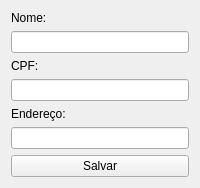
<?xml version="1.0" encoding="UTF-8"?>
<ui version="4.0">
 <class>CustomerForm</class>
 <widget class="QWidget" name="CustomerForm">
  <property name="windowTitle">
   <string>Cadastrar Cliente</string>
  </property>
  <layout class="QVBoxLayout" name="verticalLayout">
    <item>
     <widget class="QLabel" name="lblNome">
      <property name="text">
       <string>Nome:</string>
      </property>
     </widget>
    </item>
    <item>
     <widget class="QLineEdit" name="txtNome"/>
    </item>
    <item>
     <widget class="QLabel" name="lblCPF">
      <property name="text">
       <string>CPF:</string>
      </property>
     </widget>
    </item>
    <item>
     <widget class="QLineEdit" name="txtCPF"/>
    </item>
    <item>
     <widget class="QLabel" name="lblEndereco">
      <property name="text">
       <string>Endereço:</string>
      </property>
     </widget>
    </item>
    <item>
     <widget class="QLineEdit" name="txtEndereco"/>
    </item>
    <item>
     <widget class="QPushButton" name="btnSalvar">
      <property name="text">
       <string>Salvar</string>
      </property>
     </widget>
    </item>
  </layout>
 </widget>
 <resources/>
 <connections/>
</ui>
